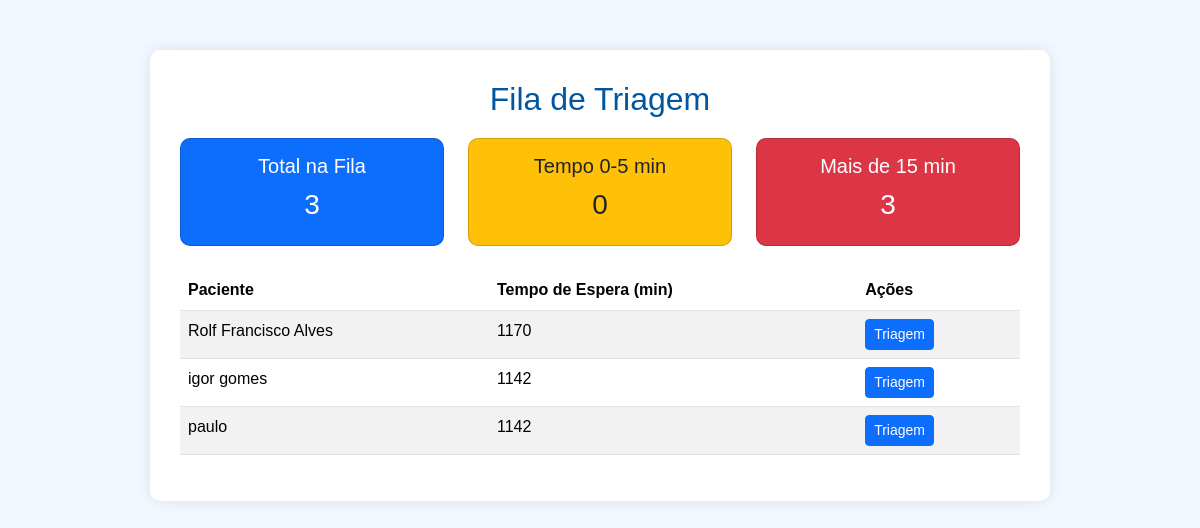
Before: /triagem/fila/ (signed in) with the older database file.
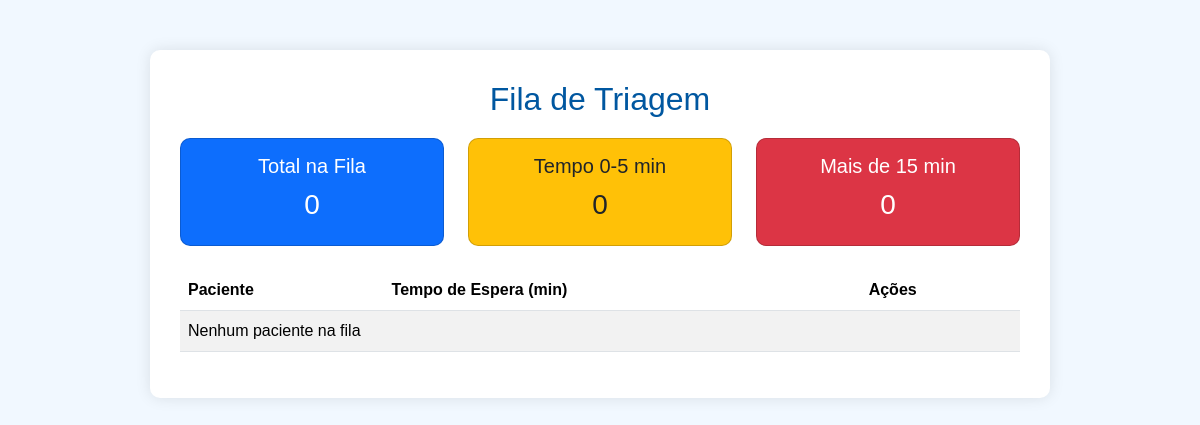
After: the same page with the newer database file.
### triagem/models.py (models this page shows, shortened)
class FilaTriagem(models.Model):
    paciente = models.ForeignKey(Paciente, on_delete=models.CASCADE)
    data_entrada = models.DateTimeField(default=timezone.now)
    atendido = models.BooleanField(default=False)
    def tempo_espera_minutos(self):
        delta = timezone.now() - self.data_entrada
        return int(delta.total_seconds() / 60)

### paciente/models.py (models this page shows, shortened)
class Paciente(models.Model):
    nome = models.CharField(max_length=100)
    nome_social = models.CharField(max_length=100, blank=True, null=True)
    nome_mae = models.CharField(max_length=100)
    nome_pai = models.CharField(max_length=100, blank=True, null=True)
    cpf = models.CharField(
        max_length=14,
        unique=True,
        validators=[RegexValidator(
            r'^\d{3}\.\d{3}\.\d{3}-\d{2}$',
            'CPF inválido! Use XXX.XXX.XXX-XX'
        )]
    )
    data_nascimento = models.DateField()  # NÃO ALTERADO
    SEXO_BIOLOGICO_CHOICES = [
        ('M', 'Masculino'),
        ('F', 'Feminino'),
        ('I', 'Intersexo'),
    ]
    sexo_biologico = models.CharField(max_length=1, choices=SEXO_BIOLOGICO_CHOICES)
    identidade_genero = models.CharField(max_length=50)
    orientacao_sexual = models.CharField(max_length=50)
    nacionalidade = models.CharField(max_length=50, default='Brasileira')
    naturalidade = models.CharField(max_length=100)  # Cidade / UF
    RACA_COR_CHOICES = [
        ('BRANCA', 'Branca'),
        ('PRETA', 'Preta'),
        ('PARDA', 'Parda'),
        ('AMARELA', 'Amarela'),
        ('INDIGENA', 'Indígena'),
    ]
    raca_cor = models.CharField(max_length=10, choices=RACA_COR_CHOICES)
    ESTADO_CIVIL_CHOICES = [
        ('SOLTEIRO', 'Solteiro(a)'),
        ('CASADO', 'Casado(a)'),
        ('DIVORCIADO', 'Divorciado(a)'),
        ('VIUVO', 'Viúvo(a)'),
        ('UNIAO_ESTAVEL', 'União Estável'),
    ]
    estado_civil = models.CharField(max_length=20, choices=ESTADO_CIVIL_CHOICES)
    escolaridade = models.CharField(max_length=50)
    profissao = models.CharField(max_length=50)
    rg = models.CharField(max_length=20)
    orgao_emissor = models.CharField(max_length=10)
    UF_CHOICES = [
        ('AC','AC'), ('AL','AL'), ('AP','AP'), ('AM','AM'),
        ('BA','BA'), ('CE','CE'), ('DF','DF'), ('ES','ES'),
        ('GO','GO'), ('MA','MA'), ('MT','MT'), ('MS','MS'),
        ('MG','MG'), ('PA','PA'), ('PB','PB'), ('PR','PR'),
        ('PE','PE'), ('PI','PI'), ('RJ','RJ'), ('RN','RN'),
        ('RS','RS'), ('RO','RO'), ('RR','RR'), ('SC','SC'),
        ('SP','SP'), ('SE','SE'), ('TO','TO'),
    ]
    uf_rg = models.CharField(max_length=2, choices=UF_CHOICES)
    cep = models.CharField(
        max_length=9,
        validators=[RegexValidator(r'^\d{5}-\d{3}$', 'CEP inválido! Use XXXXX-XXX')]
    )
    endereco = models.CharField(max_length=100)
    numero = models.CharField(max_length=10)
    complemento = models.CharField(max_length=50, blank=True, null=True)
    bairro = models.CharField(max_length=50)
    municipio = models.CharField(max_length=50)
    uf = models.CharField(max_length=2, choices=UF_CHOICES)
    ZONA_CHOICES = [
        ('URBANA', 'Urbana'),
        ('RURAL', 'Rural'),
    ]
    zona = models.CharField(max_length=6, choices=ZONA_CHOICES)
    telefone_fixo = models.CharField(
        max_length=15,
        blank=True,
        null=True,
        validators=[RegexValidator(
            r'^\(\d{2}\)\s\d{4}-\d{4}$',
            'Telefone inválido! Use (XX) XXXX-XXXX'
        )]
    )
    celular = models.CharField(
        max_length=15,
        validators=[RegexValidator(
            r'^\(\d{2}\)\s\d{5}-\d{4}$',
            'Celular inválido! Use (XX) XXXXX-XXXX'
        )]
    )
    whatsapp = models.BooleanField(default=False)
    email = models.EmailField(blank=True, null=True)
    cartao_sus = models.CharField(max_length=18, blank=True, null=True)

### triagem/views.py (the view)
# urls.py: path('fila/', views.fila_triagem, name='fila_triagem'),
@login_required
def fila_triagem(request):
    fila = FilaTriagem.objects.filter(atendido=False).order_by('data_entrada')
    total_pacientes = fila.count()
    tempo_espera_0_5 = fila.filter(data_entrada__gte=timezone.now()-timezone.timedelta(minutes=5)).count()
    tempo_espera_5_15 = fila.filter(data_entrada__lt=timezone.now()-timezone.timedelta(minutes=5),
                                     data_entrada__gte=timezone.now()-timezone.timedelta(minutes=15)).count()
    tempo_espera_15_ = fila.filter(data_entrada__lt=timezone.now()-timezone.timedelta(minutes=15)).count()
    return render(request, 'triagem/fila_triagem.html', {
        'fila': fila,
        'total_pacientes': total_pacientes,
        'tempo_espera_0_5': tempo_espera_0_5,
        'tempo_espera_5_15': tempo_espera_5_15,
        'tempo_espera_15_': tempo_espera_15_,
    })

### triagem/templates/triagem/fila_triagem.html (shortened to what this page needs)
<!DOCTYPE html>
<html lang="pt-br">
<head>
    <link rel="stylesheet" href="https://cdn.jsdelivr.net/npm/bootstrap@5.3.2/dist/css/bootstrap.min.css">
</head>
<body>
<div class="container">
    <h2>Fila de Triagem</h2>
    <div class="row mb-4 text-center">
        <div class="col-md-4">
            <div class="card bg-primary">
                <h5>Total na Fila</h5>
                <h3>{{ total_pacientes }}</h3>
            </div>
        </div>
        <div class="col-md-4">
            <div class="card bg-warning text-dark">
                <h5>Tempo 0-5 min</h5>
                <h3>{{ tempo_espera_0_5 }}</h3>
            </div>
        </div>
        <div class="col-md-4">
            <div class="card bg-danger">
                <h5>Mais de 15 min</h5>
                <h3>{{ tempo_espera_15_ }}</h3>
            </div>
        </div>
    </div>
    <table class="table table-striped">
        <thead>
            <tr>
                <th>Paciente</th>
                <th>Tempo de Espera (min)</th>
                <th>Ações</th>
            </tr>
        </thead>
        <tbody>
            {% for item in fila %}
            <tr>
                <td>{{ item.paciente.nome }}</td>
                <td>{{ item.tempo_espera_minutos }}</td>
                <td>
                    <a href="{% url 'realizar_triagem' item.paciente.id %}" class="btn btn-primary btn-sm">Triagem</a>
                </td>
            </tr>
            {% empty %}
            <tr>
                <td colspan="3">Nenhum paciente na fila</td>
            </tr>
            {% endfor %}
        </tbody>
    </table>
</div>
</body>
</html>

### triagem/templates/triagem/fila_triagem.html (style rules this page uses)
body { background-color: #f1f8ff; font-family: Arial, sans-serif; }
.container { max-width: 900px; margin: 50px auto; padding: 30px; background-color: #fff; border-radius: 10px; box-shadow: 0 0 15px rgba(0,0,0,0.1); }
h2 { text-align: center; color: #0057a0; margin-bottom: 20px; }
.card { padding: 15px; border-radius: 10px; color: #fff; font-weight: bold; text-align: center; }
.card h5 { margin-bottom: 10px; }

Changed rows visible on the page:
removed FilaTriagem: paciente.nome "Rolf Francisco Alves", tempo_espera_minutos "1170"
removed FilaTriagem: paciente.nome "igor gomes", tempo_espera_minutos "1142"
removed FilaTriagem: paciente.nome "paulo", tempo_espera_minutos "1142"
Other visible differences:
{{ total_pacientes }}: "3" → "0"
{{ tempo_espera_15_ }}: "3" → "0"
text now shown: "Nenhum paciente na fila"
